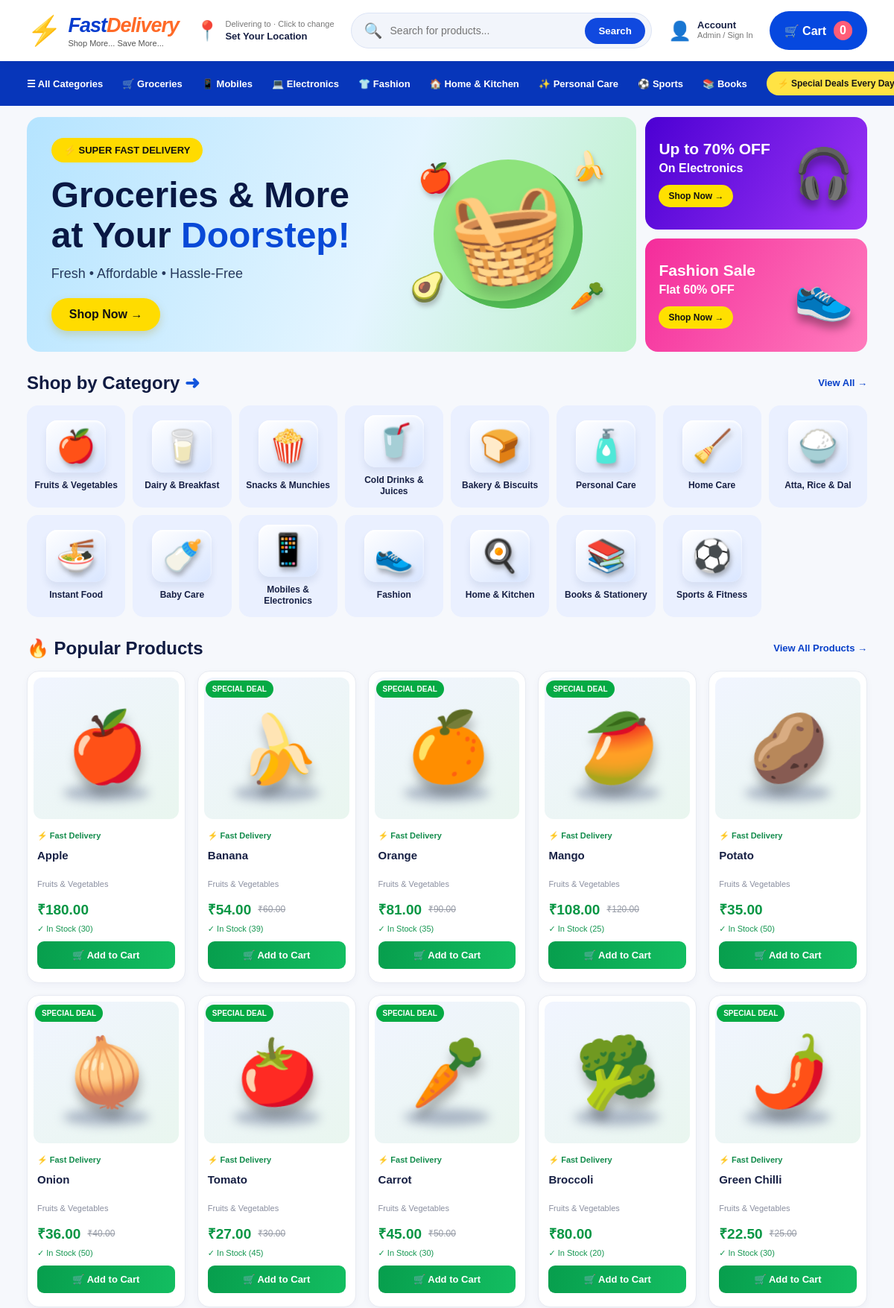
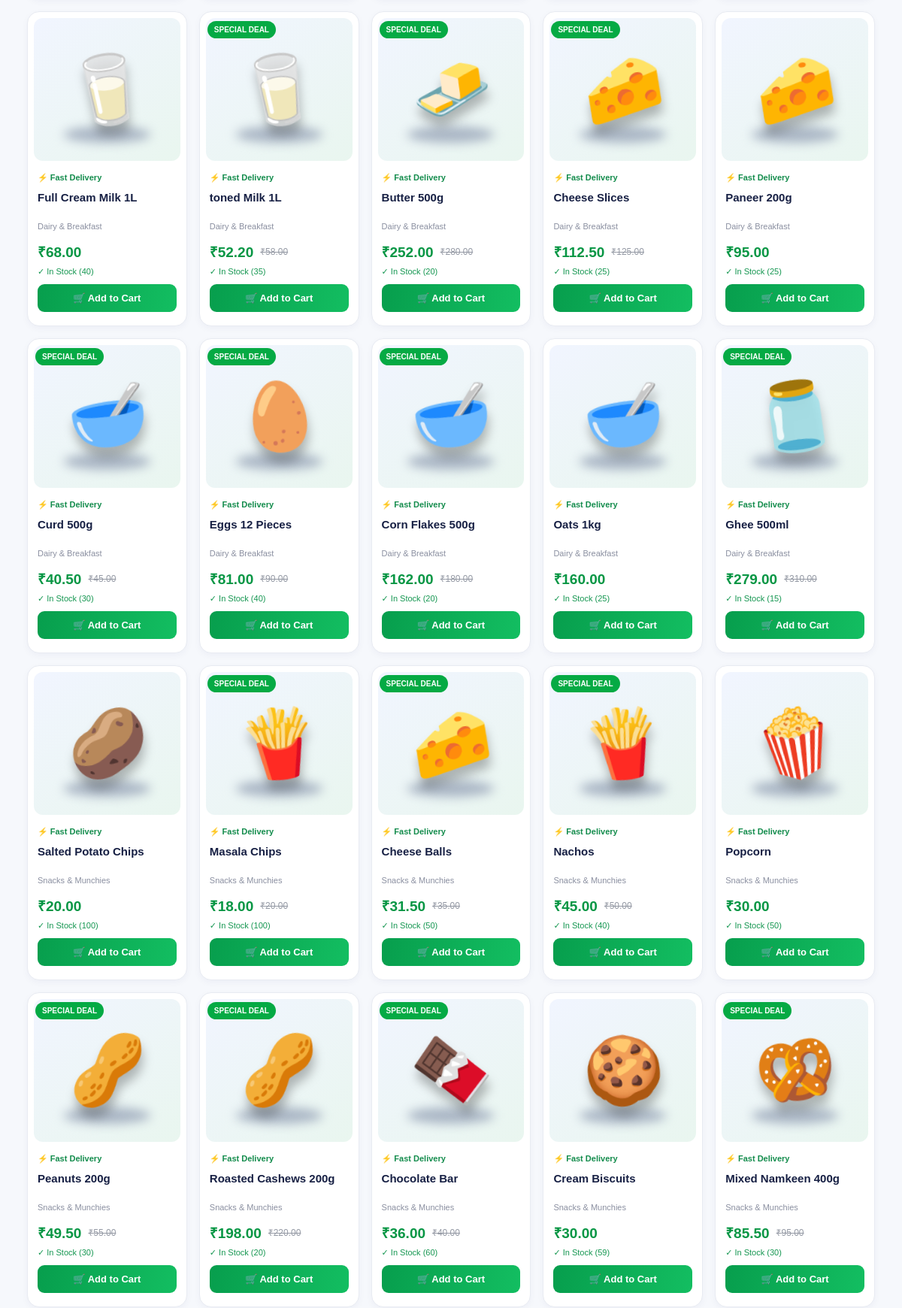
The page / (upper part) on the database its author committed (2 pictures, top to bottom).
### delivery_app/models.py (models this page shows, shortened)
class Category(models.Model):
    name = models.CharField(max_length=100)
    image = models.ImageField(
        upload_to="categories/",
        blank=True,
        null=True
    )

class Product(models.Model):
    category = models.ForeignKey(
        Category,
        on_delete=models.CASCADE,
        related_name="products"
    )
    name = models.CharField(max_length=200)
    description = models.TextField(blank=True)
    price = models.DecimalField(max_digits=10, decimal_places=2)
    discount_price = models.DecimalField(
        max_digits=10,
        decimal_places=2,
        blank=True,
        null=True
    )
    image = models.ImageField(
        upload_to="products/",
        blank=True,
        null=True
    )
    stock = models.PositiveIntegerField(default=0)
    is_available = models.BooleanField(default=True)

### delivery_app/views.py (the view)
# urls.py: path("", views.home, name="home"),
def home(request):
    categories = Category.objects.all()
    products = Product.objects.filter(is_available=True)
    search = request.GET.get("search", "").strip()
    category_id = request.GET.get("category", "").strip()
    if search:
        products = products.filter(name__icontains=search)
    if category_id:
        try:
            products = products.filter(category_id=int(category_id))
        except ValueError:
            pass
    items, total = get_cart_data(request)
    cart_count = sum(item["quantity"] for item in items)
    context = {
        "categories": categories,
        "products": products,
        "cart_count": cart_count,
        "search": search,
        "selected_category": category_id,
        "delivery_location": request.session.get(
            "delivery_location", {}
        ),
    }
    return render(
        request,
        "delivery_app/index.html",
        context
    )

### delivery_app/views.py (called while the page is built, shortened)
def get_cart_data(request):
    cart = request.session.get("cart", {})
    items = []
    total = Decimal("0.00")
    clean_cart = {}
    request.session["cart"] = clean_cart
    return items, total

### delivery_app/templates/delivery_app/index.html (shortened to what this page needs)
{% load static %}
<!DOCTYPE html>
<html lang="en">
<head>
    <link rel="stylesheet" href="{% static 'delivery_app/style.css' %}">
</head>
<body>
<header class="top-header">
    <a href="/" class="brand">
        <span class="brand-icon">⚡</span>
        <span>
            <strong>Fast<span>Delivery</span></strong>
            <small>Shop More... Save More...</small>
        </span>
    </a>
    <a href="{% url 'location' %}" class="location">
    <span class="location-icon">📍</span>
    <div>
        <small>Delivering to · Click to change</small>
        <strong>
            {% if delivery_location.city %}
                {{ delivery_location.city }} - {{ delivery_location.pincode }}
            {% else %}
                Set Your Location
            {% endif %}
        </strong>
    </div>
</a>
    <form method="GET" action="/" class="search-box">
        <span>🔍</span>
        <input type="text" name="search" value="{{ search }}"
               placeholder="Search for products...">
        <button type="submit">Search</button>
    </form>
    <a href="/admin/" class="account-link">
        <span>👤</span>
        <div><strong>Account</strong><small>Admin / Sign In</small></div>
    </a>
    <a href="{% url 'cart' %}" class="cart-button">
    🛒 Cart <span>{{ cart_count }}</span>
    </a>
</header>
<nav class="main-nav">
    <a href="/#categories">☰ All Categories</a>
    <a href="/?category=1#products">🛒 Groceries</a>
    <a href="/#products">📱 Mobiles</a>
    <a href="/#products">💻 Electronics</a>
    <a href="/#products">👕 Fashion</a>
    <a href="/#products">🏠 Home & Kitchen</a>
    <a href="/#products">✨ Personal Care</a>
    <a href="/#products">⚽ Sports</a>
    <a href="/#products">📚 Books</a>
    <span class="free-delivery">⚡ Special Deals Every Day</span>
</nav>
<main>
    <section class="hero-layout">
        <div class="hero-banner">
            <div class="hero-text">
                <span class="hero-label">⚡ SUPER FAST DELIVERY</span>
                <h1>Groceries & More<br>at Your <span>Doorstep!</span></h1>
                <p>Fresh • Affordable • Hassle-Free</p>
                <a href="#products" class="yellow-button">Shop Now →</a>
            </div>
            <div class="hero-art">
                <div class="hero-circle"></div>
                <span>🧺</span>
                <span class="hero-fruit fruit-one">🍎</span>
                <span class="hero-fruit fruit-two">🍌</span>
                <span class="hero-fruit fruit-three">🥑</span>
                <span class="hero-fruit fruit-four">🥕</span>
            </div>
        </div>
        <div class="side-banners">
            <div class="side-banner electronics-banner">
                <div>
                    <h2>Up to 70% OFF</h2>
                    <p>On Electronics</p>
                    <a href="#products">Shop Now →</a>
                </div>
                <span>🎧</span>
            </div>
            <div class="side-banner fashion-banner">
                <div>
                    <h2>Fashion Sale</h2>
                    <p>Flat 60% OFF</p>
                    <a href="#products">Shop Now →</a>
                </div>
                <span>👟</span>
            </div>
        </div>
    </section>
    <section class="section-block" id="categories">
        <div class="section-heading">
            <h2>Shop by Category <span>➜</span></h2>
            <a href="/">View All →</a>
        </div>
        <div class="category-grid">
            {% for category in categories %}
            <a href="/?category={{ category.id }}#products" class="category-card">
                {% if category.image %}
                    <img src="{{ category.image.url }}" alt="{{ category.name }}">
                {% else %}
                    <div class="category-art" data-category="{{ category.name }}">
                        <span class="category-emoji">🛍️</span>
                    </div>
                {% endif %}
                <strong>{{ category.name }}</strong>
            </a>
            {% empty %}
                <p>No categories available. Please add categories in Admin.</p>
            {% endfor %}
        </div>
    </section>
    <section class="section-block" id="products">
        <div class="section-heading">
            <h2>🔥 Popular Products</h2>
            <a href="/">View All Products →</a>
        </div>
        <div class="product-grid">
            {% for product in products %}
            <article class="product-card">
                {% if product.discount_price %}
                    <span class="discount-badge">SPECIAL DEAL</span>
                {% endif %}
                <div class="product-image">
                    {% if product.image %}
                        <img src="{{ product.image.url }}" alt="{{ product.name }}">
                    {% else %}
                        <div class="product-art"
                             data-category="{{ product.category.name }}"
                             data-name="{{ product.name }}">
                            <span class="product-emoji">🛍️</span>
                            <span class="product-platform"></span>
                        </div>
                    {% endif %}
                </div>
                <div class="product-details">
                    <span class="delivery-tag">⚡ Fast Delivery</span>
                    <h3>{{ product.name }}</h3>
                    <small class="product-category">{{ product.category.name }}</small>
                    <div class="price-row">
                        {% if product.discount_price %}
                            <strong>₹{{ product.discount_price }}</strong>
                            <del>₹{{ product.price }}</del>
                        {% else %}
                            <strong>₹{{ product.price }}</strong>
                        {% endif %}
                    </div>
                    {% if product.stock > 0 %}
                        <p class="stock-status">✓ In Stock ({{ product.stock }})</p>
                        <form method="POST" action="{% url 'add_to_cart' product.id %}">
                            <button type="submit" class="add-button">
                                🛒 Add to Cart
                            </button>
                        </form>
                    {% else %}
                        <p class="out-stock">Currently unavailable</p>
                        <button class="add-button disabled" disabled>Out of Stock</button>
                    {% endif %}
                </div>
            </article>
            {% endfor %}
        </div>
    </section>
</main>
</body>
</html>

### rows shown on the page
Category: name "Fruits & Vegetables"
Category: name "Dairy & Breakfast"
Category: name "Snacks & Munchies"
Category: name "Cold Drinks & Juices"
Category: name "Bakery & Biscuits"
Category: name "Personal Care"
Category: name "Home Care"
Category: name "Atta, Rice & Dal"
Category: name "Instant Food"
Category: name "Baby Care"
Category: name "Mobiles & Electronics"
Category: name "Fashion"
Category: name "Home & Kitchen"
Category: name "Books & Stationery"
Category: name "Sports & Fitness"
Product: name "Apple", category.name "Fruits & Vegetables", price "180.00", stock "30"
Product: shows "SPECIAL DEAL", name "Banana", category.name "Fruits & Vegetables", discount_price "54.00", price "60.00", stock "39"
Product: shows "SPECIAL DEAL", name "Orange", category.name "Fruits & Vegetables", discount_price "81.00", price "90.00", stock "35"
Product: shows "SPECIAL DEAL", name "Mango", category.name "Fruits & Vegetables", discount_price "108.00", price "120.00", stock "25"
Product: name "Potato", category.name "Fruits & Vegetables", price "35.00", stock "50"
Product: shows "SPECIAL DEAL", name "Onion", category.name "Fruits & Vegetables", discount_price "36.00", price "40.00", stock "50"
Product: shows "SPECIAL DEAL", name "Tomato", category.name "Fruits & Vegetables", discount_price "27.00", price "30.00", stock "45"
Product: shows "SPECIAL DEAL", name "Carrot", category.name "Fruits & Vegetables", discount_price "45.00", price "50.00", stock "30"
Product: name "Broccoli", category.name "Fruits & Vegetables", price "80.00", stock "20"
Product: shows "SPECIAL DEAL", name "Green Chilli", category.name "Fruits & Vegetables", discount_price "22.50", price "25.00", stock "30"
Product: name "Full Cream Milk 1L", category.name "Dairy & Breakfast", price "68.00", stock "40"
Product: shows "SPECIAL DEAL", name "toned Milk 1L", category.name "Dairy & Breakfast", discount_price "52.20", price "58.00", stock "35"
Product: shows "SPECIAL DEAL", name "Butter 500g", category.name "Dairy & Breakfast", discount_price "252.00", price "280.00", stock "20"
Product: shows "SPECIAL DEAL", name "Cheese Slices", category.name "Dairy & Breakfast", discount_price "112.50", price "125.00", stock "25"
Product: name "Paneer 200g", category.name "Dairy & Breakfast", price "95.00", stock "25"
Product: shows "SPECIAL DEAL", name "Curd 500g", category.name "Dairy & Breakfast", discount_price "40.50", price "45.00", stock "30"
Product: shows "SPECIAL DEAL", name "Eggs 12 Pieces", category.name "Dairy & Breakfast", discount_price "81.00", price "90.00", stock "40"
Product: shows "SPECIAL DEAL", name "Corn Flakes 500g", category.name "Dairy & Breakfast", discount_price "162.00", price "180.00", stock "20"
Product: name "Oats 1kg", category.name "Dairy & Breakfast", price "160.00", stock "25"
Product: shows "SPECIAL DEAL", name "Ghee 500ml", category.name "Dairy & Breakfast", discount_price "279.00", price "310.00", stock "15"
Product: name "Salted Potato Chips", category.name "Snacks & Munchies", price "20.00", stock "100"
Product: shows "SPECIAL DEAL", name "Masala Chips", category.name "Snacks & Munchies", discount_price "18.00", price "20.00", stock "100"
Product: shows "SPECIAL DEAL", name "Cheese Balls", category.name "Snacks & Munchies", discount_price "31.50", price "35.00", stock "50"
Product: shows "SPECIAL DEAL", name "Nachos", category.name "Snacks & Munchies", discount_price "45.00", price "50.00", stock "40"
Product: name "Popcorn", category.name "Snacks & Munchies", price "30.00", stock "50"
Product: shows "SPECIAL DEAL", name "Peanuts 200g", category.name "Snacks & Munchies", discount_price "49.50", price "55.00", stock "30"
Product: shows "SPECIAL DEAL", name "Roasted Cashews 200g", category.name "Snacks & Munchies", discount_price "198.00", price "220.00", stock "20"
Product: shows "SPECIAL DEAL", name "Chocolate Bar", category.name "Snacks & Munchies", discount_price "36.00", price "40.00", stock "60"
Product: name "Cream Biscuits", category.name "Snacks & Munchies", price "30.00", stock "59"
Product: shows "SPECIAL DEAL", name "Mixed Namkeen 400g", category.name "Snacks & Munchies", discount_price "85.50", price "95.00", stock "30"

### other values the page prints
{{ cart_count }} "0"
